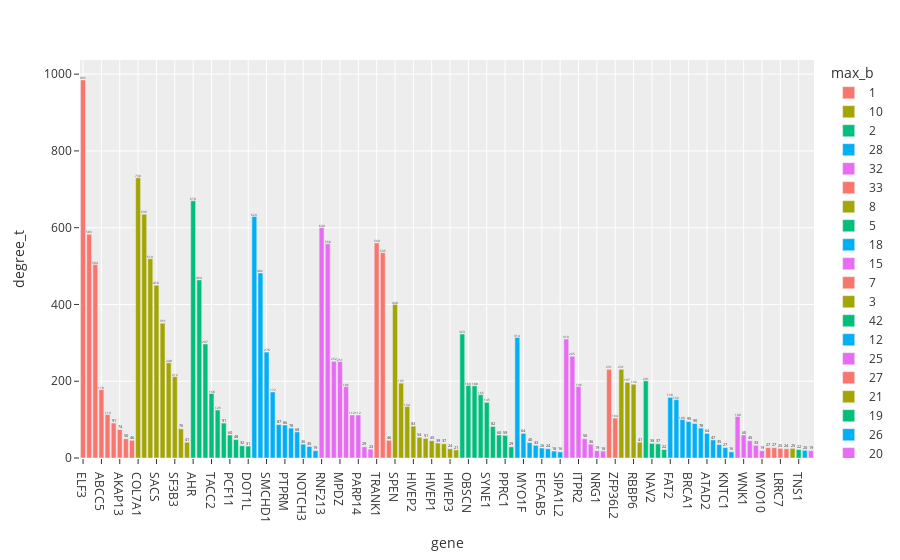

Write notebook code for a chart like this one.
### Markdown cell above
## Most connected genes

### Code cell
network_stats: pd.DataFrame = sel_gt.compute_graph_stats()
network_stats["max_b"] = nodes_df["max_b"].astype(str)

# network_stats.sort_values(by=[col], ascending=False).to_csv(f"{figures_path}/sigmoid_net_stats.tsv", sep="\t")

col = "degree_t"
top_sel = network_stats.sort_values(by=[col], ascending=False).iloc[:120]
px.bar(top_sel.reset_index(names="gene"), x="gene", y=col, color="max_b", text_auto=True)

### Figure 1 — Plotly figure (JSON) as saved in the notebook; plotly's stock layout.template omitted (floating-point values rounded to 4 significant figures)
{"data": [{"alignmentgroup": "True", "hovertemplate": "max_b=1<br>gene=%{x}<br>degree_t=%{y}<extra></extra>", "legendgroup": "1", "marker": {"color": "#F8766D", "pattern": {"shape": ""}}, "name": "1", "offsetgroup": "1", "orientation": "v", "showlegend": true, "textposition": "auto", "texttemplate": "%{y}", "type": "bar", "x": ["ELF3", "CHD2", "KLF5", "ABCC5", "RIMS2", "EPHA2", "AKAP13", "TIAM1", "ATP8B1"], "xaxis": "x", "y": [985, 583, 504, 178, 113, 91, 74, 50, 46], "yaxis": "y"}, {"alignmentgroup": "True", "hovertemplate": "max_b=10<br>gene=%{x}<br>degree_t=%{y}<extra></extra>", "legendgroup": "10", "marker": {"color": "#A3A500", "pattern": {"shape": ""}}, "name": "10", "offsetgroup": "10", "orientation": "v", "showlegend": true, "textposition": "auto", "texttemplate": "%{y}", "type": "bar", "x": ["COL7A1", "MYH10", "FN1", "SACS", "PRKDC", "LAMA3", "SF3B3", "DENND5B", "RASAL2"], "xaxis": "x", "y": [730, 635, 519, 450, 351, 248, 212, 76, 41], "yaxis": "y"}, {"alignmentgroup": "True", "hovertemplate": "max_b=2<br>gene=%{x}<br>degree_t=%{y}<extra></extra>", "legendgroup": "2", "marker": {"color": "#00BF7D", "pattern": {"shape": ""}}, "name": "2", "offsetgroup": "2", "orientation": "v", "showlegend": true, "textposition": "auto", "texttemplate": "%{y}", "type": "bar", "x": ["AHR", "CREBBP", "NCOA1", "TACC2", "PAN2", "TP53BP2", "PCF11", "ITSN2", "ACACB", "DOT1L"], "xaxis": "x", "y": [670, 464, 297, 168, 125, 91, 60, 48, 32, 31], "yaxis": "y"}, {"alignmentgroup": "True", "hovertemplate": "max_b=28<br>gene=%{x}<br>degree_t=%{y}<extra></extra>", "legendgroup": "28", "marker": {"color": "#00B0F6", "pattern": {"shape": ""}}, "name": "28", "offsetgroup": "28", "orientation": "v", "showlegend": true, "textposition": "auto", "texttemplate": "%{y}", "type": "bar", "x": ["PLXNB2", "DMXL2", "SMCHD1", "SCRIB", "PLEKHH2", "PTPRM", "RALGAPA2", "PPL", "NOTCH3", "PLEKHA7", "AFF1"], "xaxis": "x", "y": [629, 482, 276, 172, 87, 86, 78, 68, 36, 30, 19], "yaxis": "y"}, {"alignmentgroup": "True", "hovertemplate": "max_b=32<br>gene=%{x}<br>degree_t=%{y}<extra></extra>", "legendgroup": "32", "marker": {"color": "#E76BF3", "pattern": {"shape": ""}}, "name": "32", "offsetgroup": "32", "orientation": "v", "showlegend": true, "textposition": "auto", "texttemplate": "%{y}", "type": "bar", "x": ["RNF213", "HSPG2", "EPG5", "MPDZ", "CDKN2A", "SHROOM3", "PARP14", "OAS2", "ZNFX1"], "xaxis": "x", "y": [600, 558, 252, 251, 186, 112, 112, 29, 23], "yaxis": "y"}, {"alignmentgroup": "True", "hovertemplate": "max_b=33<br>gene=%{x}<br>degree_t=%{y}<extra></extra>", "legendgroup": "33", "marker": {"color": "#F8766D", "pattern": {"shape": ""}}, "name": "33", "offsetgroup": "33", "orientation": "v", "showlegend": true, "textposition": "auto", "texttemplate": "%{y}", "type": "bar", "x": ["TRANK1", "VPS13D", "LAMA4"], "xaxis": "x", "y": [560, 535, 46], "yaxis": "y"}, {"alignmentgroup": "True", "hovertemplate": "max_b=8<br>gene=%{x}<br>degree_t=%{y}<extra></extra>", "legendgroup": "8", "marker": {"color": "#A3A500", "pattern": {"shape": ""}}, "name": "8", "offsetgroup": "8", "orientation": "v", "showlegend": true, "textposition": "auto", "texttemplate": "%{y}", "type": "bar", "x": ["SPEN", "SMG1", "PCNT", "HIVEP2", "TBC1D1", "MXRA5", "HIVEP1", "PRDM2", "F8", "HIVEP3", "TRERF1"], "xaxis": "x", "y": [400, 195, 134, 83, 54, 51, 45, 39, 37, 24, 21], "yaxis": "y"}, {"alignmentgroup": "True", "hovertemplate": "max_b=5<br>gene=%{x}<br>degree_t=%{y}<extra></extra>", "legendgroup": "5", "marker": {"color": "#00BF7D", "pattern": {"shape": ""}}, "name": "5", "offsetgroup": "5", "orientation": "v", "showlegend": true, "textposition": "auto", "texttemplate": "%{y}", "type": "bar", "x": ["RHOB", "OBSCN", "HRAS", "BRD2", "SYNE1", "UTRN", "LRRCC1", "PPRC1", "AUTS2"], "xaxis": "x", "y": [323, 189, 188, 165, 145, 82, 60, 59, 29], "yaxis": "y"}, {"alignmentgroup": "True", "hovertemplate": "max_b=18<br>gene=%{x}<br>degree_t=%{y}<extra></extra>", "legendgroup": "18", "marker": {"color": "#00B0F6", "pattern": {"shape": ""}}, "name": "18", "offsetgroup": "18", "orientation": "v", "showlegend": true, "textposition": "auto", "texttemplate": "%{y}", "type": "bar", "x": ["FRY", "MYO1F", "CFAP70", "ADGRV1", "EFCAB5", "RERE", "PPARG", "SIPA1L2"], "xaxis": "x", "y": [314, 64, 40, 33, 26, 24, 18, 16], "yaxis": "y"}, {"alignmentgroup": "True", "hovertemplate": "max_b=15<br>gene=%{x}<br>degree_t=%{y}<extra></extra>", "legendgroup": "15", "marker": {"color": "#E76BF3", "pattern": {"shape": ""}}, "name": "15", "offsetgroup": "15", "orientation": "v", "showlegend": true, "textposition": "auto", "texttemplate": "%{y}", "type": "bar", "x": ["PLEC", "DST", "ITPR2", "DYNC2H1", "DOCK4", "NRG1", "TP63"], "xaxis": "x", "y": [310, 265, 186, 50, 36, 19, 18], "yaxis": "y"}, {"alignmentgroup": "True", "hovertemplate": "max_b=7<br>gene=%{x}<br>degree_t=%{y}<extra></extra>", "legendgroup": "7", "marker": {"color": "#F8766D", "pattern": {"shape": ""}}, "name": "7", "offsetgroup": "7", "orientation": "v", "showlegend": true, "textposition": "auto", "texttemplate": "%{y}", "type": "bar", "x": ["DIAPH2", "ZFP36L2"], "xaxis": "x", "y": [231, 104], "yaxis": "y"}, {"alignmentgroup": "True", "hovertemplate": "max_b=3<br>gene=%{x}<br>degree_t=%{y}<extra></extra>", "legendgroup": "3", "marker": {"color": "#A3A500", "pattern": {"shape": ""}}, "name": "3", "offsetgroup": "3", "orientation": "v", "showlegend": true, "textposition": "auto", "texttemplate": "%{y}", "type": "bar", "x": ["SYNE2", "FGFR3", "RBBP6", "SPAG17"], "xaxis": "x", "y": [231, 197, 192, 41], "yaxis": "y"}, {"alignmentgroup": "True", "hovertemplate": "max_b=42<br>gene=%{x}<br>degree_t=%{y}<extra></extra>", "legendgroup": "42", "marker": {"color": "#00BF7D", "pattern": {"shape": ""}}, "name": "42", "offsetgroup": "42", "orientation": "v", "showlegend": true, "textposition": "auto", "texttemplate": "%{y}", "type": "bar", "x": ["LRP1", "NAV2", "LTBP1", "CSPG4"], "xaxis": "x", "y": [201, 38, 37, 22], "yaxis": "y"}, {"alignmentgroup": "True", "hovertemplate": "max_b=12<br>gene=%{x}<br>degree_t=%{y}<extra></extra>", "legendgroup": "12", "marker": {"color": "#00B0F6", "pattern": {"shape": ""}}, "name": "12", "offsetgroup": "12", "orientation": "v", "showlegend": true, "textposition": "auto", "texttemplate": "%{y}", "type": "bar", "x": ["FAT2", "CCDC88A", "DSP", "BRCA1", "UTP20", "SMC4", "ATAD2", "STIL", "DOCK7", "KNTC1", "BUB1"], "xaxis": "x", "y": [158, 152, 100, 95, 90, 78, 64, 47, 35, 27, 16], "yaxis": "y"}, {"alignmentgroup": "True", "hovertemplate": "max_b=25<br>gene=%{x}<br>degree_t=%{y}<extra></extra>", "legendgroup": "25", "marker": {"color": "#E76BF3", "pattern": {"shape": ""}}, "name": "25", "offsetgroup": "25", "orientation": "v", "showlegend": true, "textposition": "auto", "texttemplate": "%{y}", "type": "bar", "x": ["MYH9", "WNK1", "RTTN", "MICAL2", "MYO10"], "xaxis": "x", "y": [108, 60, 45, 33, 19], "yaxis": "y"}, {"alignmentgroup": "True", "hovertemplate": "max_b=27<br>gene=%{x}<br>degree_t=%{y}<extra></extra>", "legendgroup": "27", "marker": {"color": "#F8766D", "pattern": {"shape": ""}}, "name": "27", "offsetgroup": "27", "orientation": "v", "showlegend": true, "textposition": "auto", "texttemplate": "%{y}", "type": "bar", "x": ["CELSR2", "ADGRL2", "LRRC7", "PPFIA3"], "xaxis": "x", "y": [27, 27, 25, 24], "yaxis": "y"}, {"alignmentgroup": "True", "hovertemplate": "max_b=21<br>gene=%{x}<br>degree_t=%{y}<extra></extra>", "legendgroup": "21", "marker": {"color": "#A3A500", "pattern": {"shape": ""}}, "name": "21", "offsetgroup": "21", "orientation": "v", "showlegend": true, "textposition": "auto", "texttemplate": "%{y}", "type": "bar", "x": ["ZNF750"], "xaxis": "x", "y": [25], "yaxis": "y"}, {"alignmentgroup": "True", "hovertemplate": "max_b=19<br>gene=%{x}<br>degree_t=%{y}<extra></extra>", "legendgroup": "19", "marker": {"color": "#00BF7D", "pattern": {"shape": ""}}, "name": "19", "offsetgroup": "19", "orientation": "v", "showlegend": true, "textposition": "auto", "texttemplate": "%{y}", "type": "bar", "x": ["TNS1"], "xaxis": "x", "y": [22], "yaxis": "y"}, {"alignmentgroup": "True", "hovertemplate": "max_b=26<br>gene=%{x}<br>degree_t=%{y}<extra></extra>", "legendgroup": "26", "marker": {"color": "#00B0F6", "pattern": {"shape": ""}}, "name": "26", "offsetgroup": "26", "orientation": "v", "showlegend": true, "textposition": "auto", "texttemplate": "%{y}", "type": "bar", "x": ["ZNF471"], "xaxis": "x", "y": [20], "yaxis": "y"}, {"alignmentgroup": "True", "hovertemplate": "max_b=20<br>gene=%{x}<br>degree_t=%{y}<extra></extra>", "legendgroup": "20", "marker": {"color": "#E76BF3", "pattern": {"shape": ""}}, "name": "20", "offsetgroup": "20", "orientation": "v", "showlegend": true, "textposition": "auto", "texttemplate": "%{y}", "type": "bar", "x": ["QRICH2"], "xaxis": "x", "y": [19], "yaxis": "y"}], "layout": {"barmode": "relative", "legend": {"title": {"text": "max_b"}, "tracegroupgap": 0}, "margin": {"t": 60}, "xaxis": {"anchor": "y", "domain": [0, 1], "title": {"text": "gene"}}, "yaxis": {"anchor": "x", "domain": [0, 1], "title": {"text": "degree_t"}}}}
